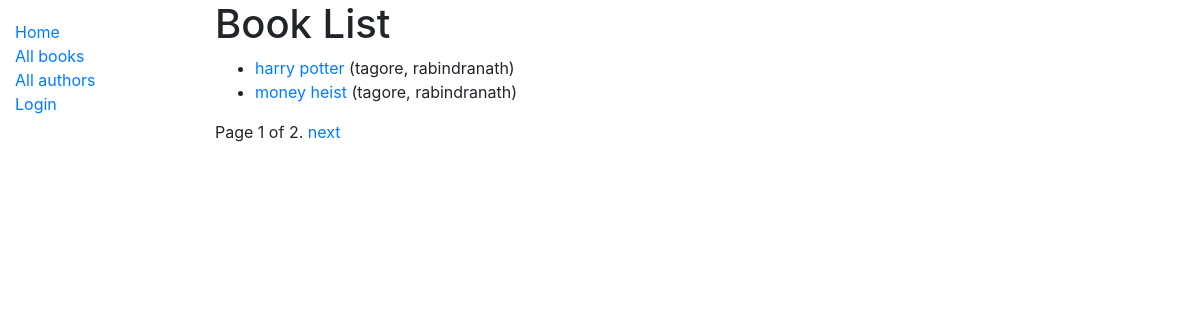
/catalog/books/, run on the app's committed database.
### catalog/models.py (models this page shows, shortened)
class Books(models.Model):
    title= models.CharField(max_length=200)
    author=models.ForeignKey('Author', on_delete=models.SET_NULL, null=True)
    summary = models.TextField(max_length=1000, help_text='Enter a brief description of the book')
    isbn = models.CharField('ISBN', max_length=13, help_text='13 Character <a href="https://www.isbn-international.org/content/what-isbn">ISBN number</a>')
    genre=models.ManyToManyField('Genre',help_text="Enter a Genre")
    def get_absolute_url(self):
        return reverse('book-detail', args=[str(self.id)])
    def display_genre(self):
        return ', '.join(genre.name for genre in self.genre.all()[:3])
    display_genre.short_description = 'Genre'
    objects = models.Manager()

class Author(models.Model):
    first_name=models.CharField(max_length=200)
    last_name=models.CharField(max_length=200)
    date_of_birth=models.DateField(null=True, blank=True)
    date_of_death = models.DateField('Died', null=True, blank=True)
    class Meta:
        ordering = ['last_name', 'first_name']
    def __str__(self):
        return f'{self.last_name}, {self.first_name}'
    objects = models.Manager()

### catalog/views.py (the view)
# urls.py: path('books/',views.BookListView.as_view(),name="books"),
class BookListView(generic.ListView): #this view by default passes the books list
    model = Books
    template_name = 'book_list.html'
    paginate_by=2
    def get_context_data(self, **kwargs):
        context = super(BookListView, self).get_context_data(**kwargs)
        context['some_data'] = 'This is just some data'
        return context

### catalog/templates/book_list.html
{% extends "base_generic.html" %}
{% block content %}
  <h1>Book List</h1>
  {% if books_list %}
  <ul>
    {% for book in books_list %}
      <li>
        <a href="{{ book.get_absolute_url }}">{{ book.title }}</a> ({{book.author}})
      </li>
    {% endfor %}
  </ul>
  {% else %}
    <p>There are no books in the library.</p>
  {% endif %}
{% endblock %}

### data on the page
Books: title "harry potter", author "tagore, rabindranath"
Books: title "money heist", author "tagore, rabindranath"

### other printed values
{{ page_obj.number }} "1"
{{ page_obj.paginator.num_pages }} "2"
